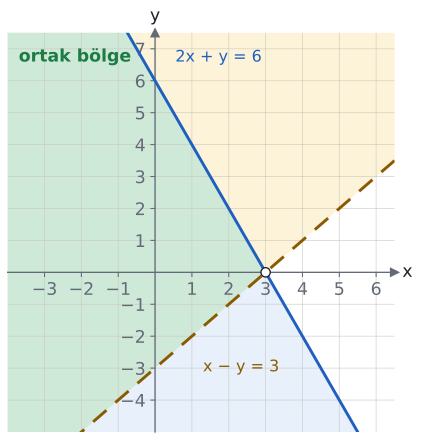

Write the Python code that produced this figure.
import sys; sys.path.insert(0, "tools")
from cizim import *

# Ders örneği: 2x + y ≤ 6 (düz, mavi taraf) ve x − y < 3 (kesikli, sarı taraf). Ortak bölge yeşil; (3, 0) köşesi dahil değil.
def kirp(cokgen, a, b, c):
    """cokgen içinden a·x + b·y ≤ c tarafını bırakır."""
    out = []
    for i in range(len(cokgen)):
        p, q = cokgen[i], cokgen[(i + 1) % len(cokgen)]
        fp, fq = a * p[0] + b * p[1] - c, a * q[0] + b * q[1] - c
        if fp <= 0: out.append(p)
        if fp * fq < 0:
            t = fp / (fp - fq); out.append((p[0] + t * (q[0] - p[0]), p[1] + t * (q[1] - p[1])))
    return out

X, Y = (-4, 6.5), (-5, 7.5)
kutu = [(X[0], Y[0]), (X[1], Y[0]), (X[1], Y[1]), (X[0], Y[1])]
fig, ax = sekil(5.2, 5.4)
eksenler(ax, x=X, y=Y)
ax.set_xticks([t for t in range(-3, 7) if t]); ax.set_yticks([t for t in range(-4, 8) if t])
ax.set_xticklabels([str(t).replace("-", "−") for t in range(-3, 7) if t])
ax.set_yticklabels([str(t).replace("-", "−") for t in range(-4, 8) if t])
b1 = kirp(kutu, 2, 1, 6)            # 2x + y ≤ 6
b2 = kirp(kutu, 1, -1, 3)           # x − y < 3
ortak = kirp(b1, 1, -1, 3)
ax.add_patch(patches.Polygon(b1, closed=True, facecolor=MAVI_ACIK, edgecolor="none", zorder=0.2))
ax.add_patch(patches.Polygon(b2, closed=True, facecolor=SARI_ACIK, edgecolor="none", zorder=0.2))
ax.add_patch(patches.Polygon(ortak, closed=True, facecolor="#cfe9d8", edgecolor="none", zorder=0.3))
xs = np.linspace(X[0], X[1], 100)
ax.plot(xs, 6 - 2 * xs, color=MAVI, zorder=3)
ax.plot(xs, xs - 3, color=SARI, ls=(0, (6, 4)), zorder=3)
nokta(ax, 3, 0, "", renk=YAZI, dolu=False)
ax.text(-3.7, 6.6, "ortak bölge", color=YESIL, fontsize=13, fontweight="bold")
ax.text(0.55, 6.6, "2x + y = 6", color=MAVI, fontsize=12)
ax.text(1.3, -3.1, "x − y = 3", color=SARI, fontsize=12)
kaydet(fig, __file__)
